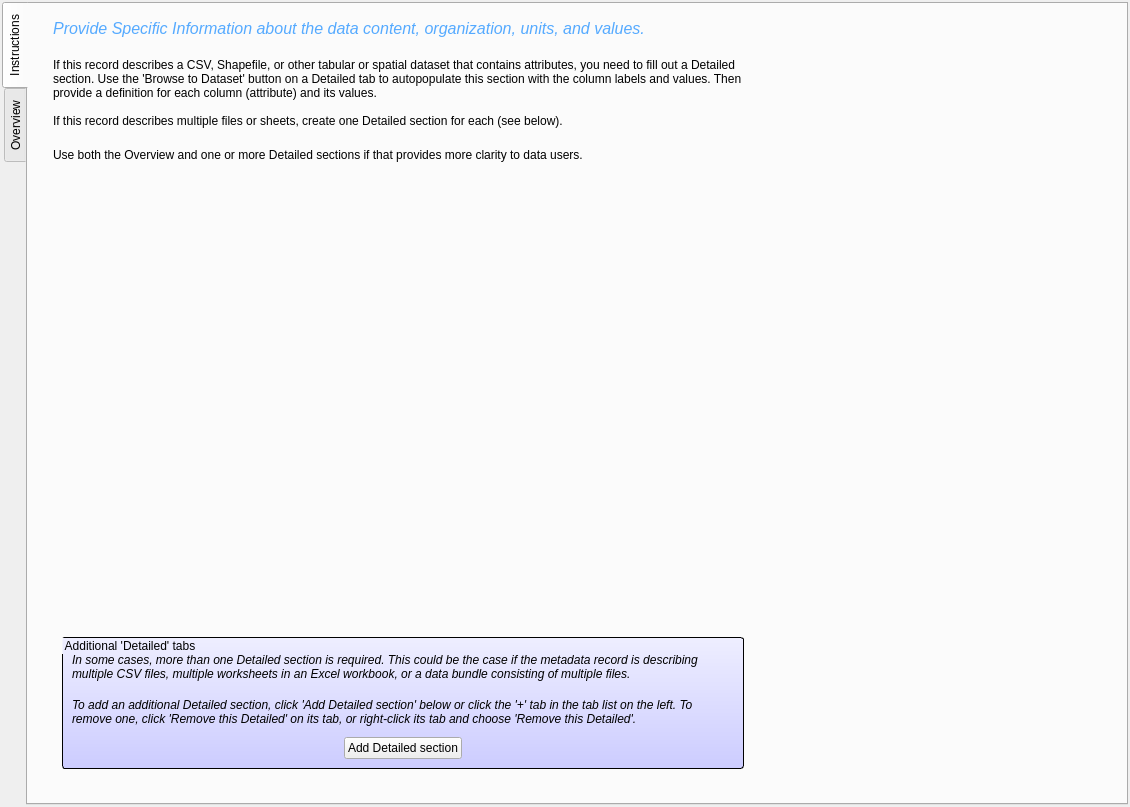
<?xml version="1.0" encoding="UTF-8"?>
<ui version="4.0">
 <class>Form</class>
 <widget class="QWidget" name="Form">
  <property name="geometry">
   <rect>
    <x>0</x>
    <y>0</y>
    <width>1130</width>
    <height>807</height>
   </rect>
  </property>
  <property name="windowTitle">
   <string>Form</string>
  </property>
  <layout class="QVBoxLayout" name="verticalLayout">
   <property name="spacing">
    <number>20</number>
   </property>
   <property name="leftMargin">
    <number>2</number>
   </property>
   <property name="topMargin">
    <number>2</number>
   </property>
   <property name="rightMargin">
    <number>2</number>
   </property>
   <property name="bottomMargin">
    <number>2</number>
   </property>
   <item>
    <widget class="QTabWidget" name="fgdc_eainfo">
     <property name="tabPosition">
      <enum>QTabWidget::West</enum>
     </property>
     <property name="currentIndex">
      <number>0</number>
     </property>
     <widget class="QWidget" name="tab_instructions">
      <attribute name="title">
       <string>Instructions</string>
      </attribute>
      <layout class="QVBoxLayout" name="verticalLayout_4">
       <property name="spacing">
        <number>20</number>
       </property>
       <property name="leftMargin">
        <number>25</number>
       </property>
       <property name="topMargin">
        <number>15</number>
       </property>
       <property name="bottomMargin">
        <number>25</number>
       </property>
       <item>
        <widget class="QLabel" name="label_5">
         <property name="sizePolicy">
          <sizepolicy hsizetype="Fixed" vsizetype="Minimum">
           <horstretch>0</horstretch>
           <verstretch>0</verstretch>
          </sizepolicy>
         </property>
         <property name="minimumSize">
          <size>
           <width>15</width>
           <height>0</height>
          </size>
         </property>
         <property name="maximumSize">
          <size>
           <width>16777215</width>
           <height>20</height>
          </size>
         </property>
         <property name="font">
          <font>
           <family>Arial</family>
           <pointsize>9</pointsize>
           <weight>50</weight>
           <italic>false</italic>
           <bold>false</bold>
          </font>
         </property>
         <property name="toolTip">
          <string>Required</string>
         </property>
         <property name="text">
          <string>&lt;html&gt;&lt;head/&gt;&lt;body&gt;&lt;p&gt;&lt;span style=&quot; font-size:12pt; font-style:italic; color:#55aaff;&quot;&gt;Provide Specific Information about the data content, organization, units, and values.&lt;/span&gt;&lt;/p&gt;&lt;/body&gt;&lt;/html&gt;</string>
         </property>
         <property name="textFormat">
          <enum>Qt::RichText</enum>
         </property>
         <property name="scaledContents">
          <bool>false</bool>
         </property>
         <property name="alignment">
          <set>Qt::AlignHCenter|Qt::AlignTop</set>
         </property>
         <property name="margin">
          <number>0</number>
         </property>
         <property name="indent">
          <number>0</number>
         </property>
        </widget>
       </item>
       <item>
        <widget class="QLabel" name="label_2">
         <property name="maximumSize">
          <size>
           <width>700</width>
           <height>16777215</height>
          </size>
         </property>
         <property name="text">
          <string>If this record describes a CSV, Shapefile, or other tabular or spatial dataset that contains attributes, you need to fill out a Detailed section. Use the 'Browse to Dataset' button on a Detailed tab to autopopulate this section with the column labels and values. Then provide a definition for each column (attribute) and its values.

If this record describes multiple files or sheets, create one Detailed section for each (see below).</string>
         </property>
         <property name="wordWrap">
          <bool>true</bool>
         </property>
        </widget>
       </item>
       <item>
        <widget class="QLabel" name="label_4">
         <property name="maximumSize">
          <size>
           <width>700</width>
           <height>16777215</height>
          </size>
         </property>
         <property name="text">
          <string>Use both the Overview and one or more Detailed sections if that provides more clarity to data users.</string>
         </property>
        </widget>
       </item>
       <item>
        <spacer name="verticalSpacer">
         <property name="orientation">
          <enum>Qt::Vertical</enum>
         </property>
         <property name="sizeHint" stdset="0">
          <size>
           <width>20</width>
           <height>419</height>
          </size>
         </property>
        </spacer>
       </item>
       <item>
        <widget class="QWidget" name="widget" native="true">
         <property name="sizePolicy">
          <sizepolicy hsizetype="Fixed" vsizetype="Fixed">
           <horstretch>0</horstretch>
           <verstretch>0</verstretch>
          </sizepolicy>
         </property>
         <property name="minimumSize">
          <size>
           <width>700</width>
           <height>150</height>
          </size>
         </property>
         <layout class="QVBoxLayout" name="verticalLayout_5">
          <item>
           <widget class="QGroupBox" name="groupBox">
            <property name="styleSheet">
             <string notr="true">QGroupBox{ 
font: 75 10pt &quot;Arial&quot;;
border: 1px solid black;
border-radius: 3px;
background: QLinearGradient(x1: 0, y1: 0, x2: 0, y2: 1, stop: 0 #eef, stop: 1 #ccf);
} </string>
            </property>
            <property name="title">
             <string>Additional 'Detailed' tabs</string>
            </property>
            <layout class="QVBoxLayout" name="verticalLayout_3">
             <item>
              <widget class="QLabel" name="label_34">
               <property name="sizePolicy">
                <sizepolicy hsizetype="Preferred" vsizetype="Fixed">
                 <horstretch>0</horstretch>
                 <verstretch>0</verstretch>
                </sizepolicy>
               </property>
               <property name="styleSheet">
                <string notr="true">font: italic;</string>
               </property>
               <property name="text">
                <string>In some cases, more than one Detailed section is required. This could be the case if the metadata record is describing multiple CSV files, multiple worksheets in an Excel workbook, or a data bundle consisting of multiple files.</string>
               </property>
               <property name="wordWrap">
                <bool>true</bool>
               </property>
              </widget>
             </item>
             <item>
              <widget class="QLabel" name="label_35">
               <property name="sizePolicy">
                <sizepolicy hsizetype="Preferred" vsizetype="Fixed">
                 <horstretch>0</horstretch>
                 <verstretch>0</verstretch>
                </sizepolicy>
               </property>
               <property name="styleSheet">
                <string notr="true">font: italic;</string>
               </property>
               <property name="text">
                <string>To add an additional Detailed section, click 'Add Detailed section' below or click the '+' tab in the tab list on the left. To remove one, click 'Remove this Detailed' on its tab, or right-click its tab and choose 'Remove this Detailed'.</string>
               </property>
               <property name="wordWrap">
                <bool>true</bool>
               </property>
              </widget>
             </item>
             <item>
              <layout class="QHBoxLayout" name="horizontalLayout_2">
               <item>
                <spacer name="horizontalSpacer">
                 <property name="orientation">
                  <enum>Qt::Horizontal</enum>
                 </property>
                 <property name="sizeHint" stdset="0">
                  <size>
                   <width>38</width>
                   <height>20</height>
                  </size>
                 </property>
                </spacer>
               </item>
               <item>
                <widget class="QPushButton" name="btn_add_detailed">
                 <property name="text">
                  <string>Add Detailed section</string>
                 </property>
                </widget>
               </item>
               <item>
                <spacer name="horizontalSpacer_2">
                 <property name="orientation">
                  <enum>Qt::Horizontal</enum>
                 </property>
                 <property name="sizeHint" stdset="0">
                  <size>
                   <width>38</width>
                   <height>20</height>
                  </size>
                 </property>
                </spacer>
               </item>
              </layout>
             </item>
            </layout>
           </widget>
          </item>
         </layout>
        </widget>
       </item>
      </layout>
     </widget>
     <widget class="QWidget" name="fgdc_overview">
      <attribute name="title">
       <string>Overview</string>
      </attribute>
      <widget class="QLabel" name="label">
       <property name="geometry">
        <rect>
         <x>30</x>
         <y>30</y>
         <width>150</width>
         <height>16</height>
        </rect>
       </property>
       <property name="text">
        <string>Overview Description</string>
       </property>
      </widget>
      <widget class="QPlainTextEdit" name="fgdc_eaover">
       <property name="geometry">
        <rect>
         <x>30</x>
         <y>50</y>
         <width>571</width>
         <height>192</height>
        </rect>
       </property>
      </widget>
      <widget class="QLabel" name="label_6">
       <property name="geometry">
        <rect>
         <x>30</x>
         <y>250</y>
         <width>111</width>
         <height>16</height>
        </rect>
       </property>
       <property name="text">
        <string>Citation</string>
       </property>
      </widget>
      <widget class="QPlainTextEdit" name="fgdc_eadetcit">
       <property name="geometry">
        <rect>
         <x>30</x>
         <y>270</y>
         <width>571</width>
         <height>192</height>
        </rect>
       </property>
      </widget>
     </widget>
    </widget>
   </item>
  </layout>
 </widget>
 <resources/>
 <connections/>
</ui>
